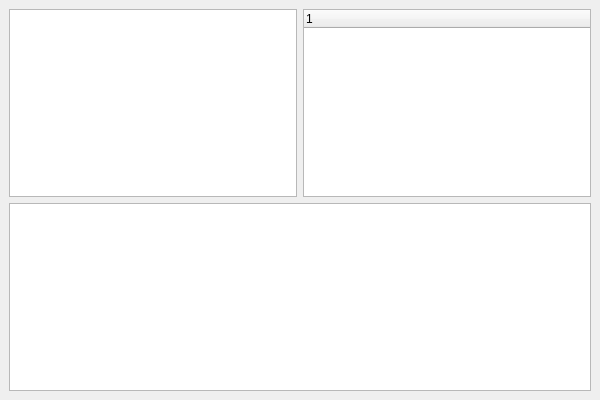
<?xml version="1.0" encoding="UTF-8"?>
<ui version="4.0">
 <class>MainWindow</class>
 <widget class="QMainWindow" name="MainWindow">
  <property name="geometry">
   <rect>
    <x>0</x>
    <y>0</y>
    <width>600</width>
    <height>400</height>
   </rect>
  </property>
  <property name="minimumSize">
   <size>
    <width>600</width>
    <height>400</height>
   </size>
  </property>
  <property name="maximumSize">
   <size>
    <width>600</width>
    <height>400</height>
   </size>
  </property>
  <property name="windowTitle">
   <string>UIQListQTreeQTable</string>
  </property>
  <widget class="QWidget" name="centralwidget">
   <layout class="QGridLayout" name="gridLayout">
    <item row="0" column="0">
     <widget class="QListWidget" name="listWidget"/>
    </item>
    <item row="0" column="1">
     <widget class="QTreeWidget" name="treeWidget">
      <column>
       <property name="text">
        <string notr="true">1</string>
       </property>
      </column>
     </widget>
    </item>
    <item row="1" column="0" colspan="2">
     <widget class="QTableWidget" name="tableWidget"/>
    </item>
   </layout>
  </widget>
 </widget>
 <resources/>
 <connections/>
</ui>
